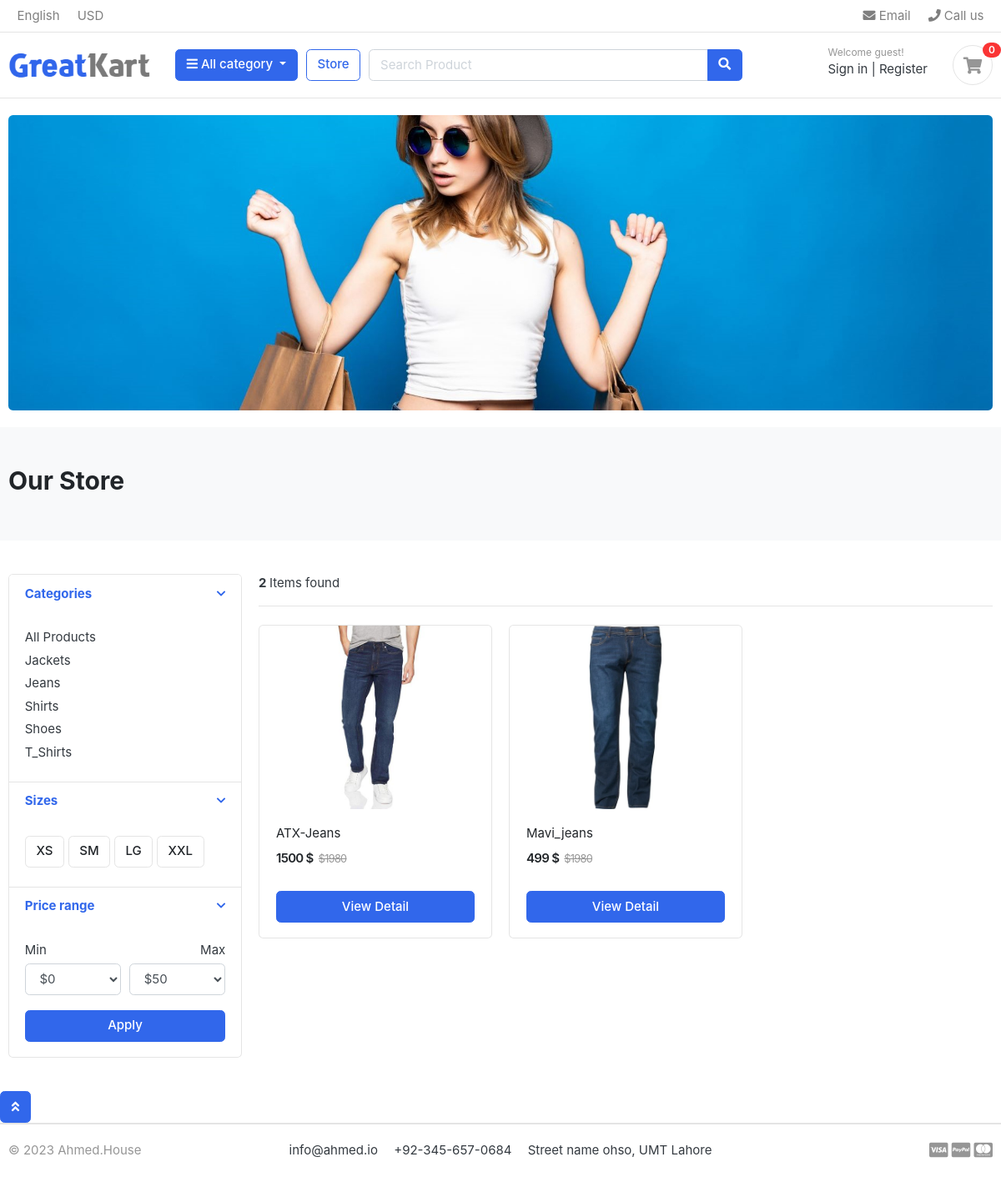
Page /store/category/jeans/ on the committed database.
### category/models.py (models this page shows, shortened)
class Category(models.Model):
    category_name = models.CharField(max_length=50, unique=True)
    slug = models.SlugField(max_length=100, unique=True)
    description = models.TextField(max_length=255, blank=True)
    cat_image = models.ImageField(
        upload_to='media/category/images', blank=True)
    created_at = models.DateTimeField(default=datetime.datetime.now())
    updated_at = models.DateTimeField(auto_now=True)
    class Meta:
        verbose_name = 'category'
        verbose_name_plural = 'Categories'
    def get_url(self):
        return reverse('products_by_category', args=[self.slug])

### store/models.py (models this page shows, shortened)
class Product(models.Model):
    product_name = models.CharField(max_length=200, unique=True)
    slug = models.SlugField(max_length=200, unique=True)
    category = models.ForeignKey(Category, on_delete=models.CASCADE)
    description = models.TextField(max_length=500, blank=True)
    price = models.IntegerField()
    image = models.ImageField(upload_to="media/products/images/")
    stock = models.IntegerField()
    is_available = models.BooleanField(default=True)
    created_at = models.DateTimeField(auto_now_add=True)
    modified_date = models.DateTimeField(auto_now=True)
    def get_url(self):
        return reverse('product_detail', args=[self.category.slug, self.slug])

### store/views.py (the view, shortened to what this page needs)
# urls.py: path('store/', include('store.urls')),
def store(request, category_slug=None):
    category = None
    products=None
    if category_slug !=None:
        category = get_object_or_404(Category, slug=category_slug)
        products = Product.objects.filter(category=category, is_available=True).order_by('id')
        paginator = Paginator(products, 6)
        page_number = request.GET.get('page')
        page_product = paginator.get_page(page_number)
        product_count = products.count()
    context = {
        'products': page_product,
        'product_count': product_count,
        'category ': category,
    }
    return render(request, 'store/store.html', context)

### carts/context_processors.py (called while the page is built)
def counter(request):
    cart_count = 0
    if 'admin'in request.path:
        return {}
    else:
        try:
            cart = CartModel.objects.filter(cart_id= _cart_id(request))
            cart_items = CartItem.objects.all().filter(cart=cart[:1])
            for cart_item in cart_items:
                cart_count += cart_item.quantity
        except CartModel.DoesNotExist:
            cart_count = 0
    return dict(cart_count=cart_count)

### carts/views.py (called while the page is built)
def _cart_id(request):
    cart = request.session.session_key
    if not cart:        # agr phly se session na ho ho session bna lay gay
        cart = request.session.create()
    return cart

### category/context_processors.py (called while the page is built)
def menu_links(request):
    links = Category.objects.all()
    return dict(links=links)

### baseapp/templates/store/store.html (shortened to what this page needs)
{% extends "store/base.html" %}
{% load static %}
{% block content %}
<section class="section-pagetop bg">
<div class="container">
	{%if 'search' in request.path %}
		<h2 class="title-page">Search Result</h2>
	{% else %}
		<h2 class="title-page">Our Store</h2>
	{% endif %}
</div>
</section>
<section class="section-content padding-y">
<div class="container">
<div class="row">
	<aside class="col-md-3">
<div class="card">
	<article class="filter-group">
		<header class="card-header">
			<a href="#" data-toggle="collapse" data-target="#collapse_1" aria-expanded="true" class="">
				<i class="icon-control fa fa-chevron-down"></i>
				<h6 class="title">Categories</h6>
			</a>
		</header>
		<div class="filter-content collapse show" id="collapse_1" style="">
			<div class="card-body">
				<ul class="list-menu">
          <li><a href="{% url 'store_homepage' %}">All Products</a></li>
          {% for cat in links %}
				<li><a href="{{cat.get_url}}">{{cat.category_name}}</a></li>
        {% endfor %}
				</ul>
			</div>
		</div>
	</article>
	<article class="filter-group">
		<header class="card-header">
			<a href="#" data-toggle="collapse" data-target="#collapse_4" aria-expanded="true" class="">
				<i class="icon-control fa fa-chevron-down"></i>
				<h6 class="title">Sizes </h6>
			</a>
		</header>
		<div class="filter-content collapse show" id="collapse_4" style="">
			<div class="card-body">
			  <label class="checkbox-btn">
			    <span class="btn btn-light"> XS </span>
			  </label>
			  <label class="checkbox-btn">
			    <span class="btn btn-light"> SM </span>
			  </label>
			  <label class="checkbox-btn">
			    <span class="btn btn-light"> LG </span>
			  </label>
			  <label class="checkbox-btn">
			    <span class="btn btn-light"> XXL </span>
			  </label>
		</div>
		</div>
	</article>
	<article class="filter-group">
		<header class="card-header">
			<a href="#" data-toggle="collapse" data-target="#collapse_3" aria-expanded="true" class="">
				<i class="icon-control fa fa-chevron-down"></i>
				<h6 class="title">Price range </h6>
			</a>
		</header>
		<div class="filter-content collapse show" id="collapse_3" style="">
			<div class="card-body">
				<div class="form-row">
				<div class="form-group col-md-6">
				  <label>Min</label>
				  	<select class="mr-2 form-control">
						<option value="0">$0</option>
					</select>
				</div>
				<div class="form-group text-right col-md-6">
				  <label>Max</label>
				  	<select class="mr-2 form-control">
						<option value="50">$50</option>
					</select>
				</div>
				</div>
				<button class="btn btn-block btn-primary">Apply</button>
			</div>
		</div>
	</article>
</div>
	</aside>
	<main class="col-md-9">
<header class="border-bottom mb-4 pb-3">
		<div class="form-inline">
			<span class="mr-md-auto"><b> {{ product_count }} </b> Items found </span>
		</div>
</header>
  <div class="row">
	{% if products %}
		{% for prod in products %}
		<div class="col-md-4">
			<figure class="card card-product-grid">
				<div class="img-wrap">
				<a href="{{ prod.get_url }}" class="img-wrap">
				<img src="{{prod.image.url}}"> </a>
				</div>
				<figcaption class="info-wrap">
				<div class="fix-height">
					<a href="{{ prod.get_url }}" class="title">{{ prod.product_name }}</a>
					<div class="price-wrap mt-2">
					<span class="price">{{ prod.price }} $ </span>
					<del class="price-old">$1980</del>
					</div>
				</div>
				<a href="{{ prod.get_url }}" class="btn btn-block btn-primary">View Detail </a>
				</figcaption>
			</figure>
		</div>
		{% endfor %}
	{% else %}
		<div> <h2> No Result Found. Please try again.</h2></div>
	{% endif %}
  </div>
  	<div class="col-12 pb-1">
    </div>
</div>
</section>
{% endblock %}

### baseapp/static/ecomstatic/css/ui.css (style rules this page uses)
html { font-family: "Inter", sans-serif; font-size: 15px; }
.img-wrap { text-align: center; display: block; }
.img-wrap img { max-width: 100%; }
.price-wrap { letter-spacing: -0.7px; }
.padding-y { padding-top: 40px; padding-bottom: 40px; }
figure { margin-bottom: 0; }
article:after, .form-group:after { display: block; clear: both; content: ""; }
.bg { background-color: #f8f9fa; }
.title-page { color: #212529; }
.btn-light { background-color: #fff; border-color: #e4e4e4; }
[class*=list-] li:after { visibility: hidden; display: block; content: ""; overflow: hidden; height: 0; clear: both; }
.list-menu { list-style: none; margin: 0; padding-left: 0; }
.list-menu li { margin-bottom: 5px; }
.list-menu a { color: #343a40; }
[class*=card-product] a.title { color: #212529; display: block; }
[class*=card-product] .img-wrap { overflow: hidden; position: relative; }
[class*=card-product] .img-wrap img { height: 100%; max-width: 100%; width: auto; display: inline-block; -o-object-fit: cover; object-fit: cover; }
.card-product-grid { margin-bottom: 20px; }
.card-product-grid .img-wrap { border-radius: 0.2rem 0.2rem 0 0; height: 220px; }
.card-product-grid .info-wrap { overflow: hidden; padding: 18px 20px; }
.card-product-grid .fix-height { height: 80px; overflow: hidden; }
.card .img-wrap { overflow: hidden; }
.price { font-weight: 600; color: #212529; }
.price-old { color: #969696; margin-left: 3px; font-size: 85%; }
.icon-control { margin-top: 5px; float: right; font-size: 80%; }
.card-header .title { margin-bottom: 0; line-height: 1.5; }
.filter-group { border-bottom: 1px solid #e4e4e4; }
.filter-group .card-header { border-bottom: 0; }
.filter-group:last-child { border-bottom: 0; }
.checkbox-btn { position: relative; }
.section-pagetop { padding: 45px 0; }

### rows in the picture
Category: category_name "Jackets"
Category: category_name "Jeans"
Category: category_name "Shirts"
Category: category_name "Shoes"
Category: category_name "T_Shirts"
Product: image (picture), product_name "ATX-Jeans", price "1500"
Product: image (picture), product_name "Mavi_jeans", price "499"

### other values in the picture
{{ cart_count }} "0"
{{ product_count }} "2"
